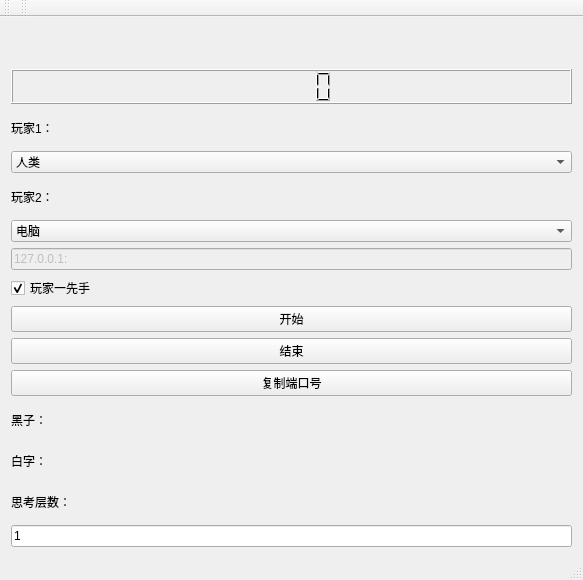
<?xml version="1.0" encoding="UTF-8"?>
<ui version="4.0">
 <class>MainWindow</class>
 <widget class="QMainWindow" name="MainWindow">
  <property name="geometry">
   <rect>
    <x>0</x>
    <y>0</y>
    <width>583</width>
    <height>580</height>
   </rect>
  </property>
  <property name="windowTitle">
   <string>MainWindow</string>
  </property>
  <widget class="QWidget" name="centralWidget">
   <layout class="QGridLayout" name="gridLayout" columnstretch="10,1">
    <item row="0" column="0">
     <layout class="QGridLayout" name="gridLayout_2">
      <property name="sizeConstraint">
       <enum>QLayout::SetDefaultConstraint</enum>
      </property>
      <property name="bottomMargin">
       <number>100</number>
      </property>
     </layout>
    </item>
    <item row="0" column="1">
     <layout class="QVBoxLayout" name="verticalLayout">
      <item>
       <widget class="QLabel" name="label_3">
        <property name="text">
         <string/>
        </property>
       </widget>
      </item>
      <item>
       <widget class="QLCDNumber" name="lcdNumber"/>
      </item>
      <item>
       <widget class="QLabel" name="label">
        <property name="text">
         <string>玩家1：</string>
        </property>
       </widget>
      </item>
      <item>
       <widget class="QComboBox" name="comboBox_p1">
        <item>
         <property name="text">
          <string>人类</string>
         </property>
        </item>
        <item>
         <property name="text">
          <string>电脑</string>
         </property>
        </item>
       </widget>
      </item>
      <item>
       <widget class="QLabel" name="label_2">
        <property name="text">
         <string>玩家2：</string>
        </property>
       </widget>
      </item>
      <item>
       <widget class="QComboBox" name="comboBox_p2">
        <item>
         <property name="text">
          <string>电脑</string>
         </property>
        </item>
        <item>
         <property name="text">
          <string>人类</string>
         </property>
        </item>
        <item>
         <property name="text">
          <string>远程玩家</string>
         </property>
        </item>
       </widget>
      </item>
      <item>
       <widget class="QLineEdit" name="lineEdit">
        <property name="enabled">
         <bool>false</bool>
        </property>
        <property name="autoFillBackground">
         <bool>false</bool>
        </property>
        <property name="text">
         <string>127.0.0.1:</string>
        </property>
       </widget>
      </item>
      <item>
       <widget class="QCheckBox" name="checkBox">
        <property name="text">
         <string>玩家一先手</string>
        </property>
        <property name="checked">
         <bool>true</bool>
        </property>
       </widget>
      </item>
      <item>
       <widget class="QPushButton" name="pushButton_2">
        <property name="text">
         <string>开始</string>
        </property>
       </widget>
      </item>
      <item>
       <widget class="QPushButton" name="pushButton_3">
        <property name="text">
         <string>结束</string>
        </property>
       </widget>
      </item>
      <item>
       <widget class="QPushButton" name="pushButton">
        <property name="text">
         <string>复制端口号</string>
        </property>
       </widget>
      </item>
      <item>
       <widget class="QLabel" name="label_4">
        <property name="text">
         <string>黑子：</string>
        </property>
       </widget>
      </item>
      <item>
       <widget class="QLabel" name="label_5">
        <property name="text">
         <string>白字：</string>
        </property>
       </widget>
      </item>
      <item>
       <widget class="QLabel" name="label_6">
        <property name="text">
         <string>思考层数：</string>
        </property>
       </widget>
      </item>
      <item>
       <widget class="QLineEdit" name="lineEdit_depth">
        <property name="text">
         <string>1</string>
        </property>
       </widget>
      </item>
     </layout>
    </item>
   </layout>
  </widget>
  <widget class="QMenuBar" name="menuBar">
   <property name="geometry">
    <rect>
     <x>0</x>
     <y>0</y>
     <width>583</width>
     <height>22</height>
    </rect>
   </property>
  </widget>
  <widget class="QToolBar" name="mainToolBar">
   <attribute name="toolBarArea">
    <enum>TopToolBarArea</enum>
   </attribute>
   <attribute name="toolBarBreak">
    <bool>false</bool>
   </attribute>
  </widget>
  <widget class="QToolBar" name="toolBar">
   <property name="windowTitle">
    <string>toolBar</string>
   </property>
   <attribute name="toolBarArea">
    <enum>TopToolBarArea</enum>
   </attribute>
   <attribute name="toolBarBreak">
    <bool>false</bool>
   </attribute>
  </widget>
  <widget class="QStatusBar" name="statusBar">
   <property name="mouseTracking">
    <bool>true</bool>
   </property>
  </widget>
 </widget>
 <layoutdefault spacing="6" margin="11"/>
 <resources/>
 <connections/>
</ui>
